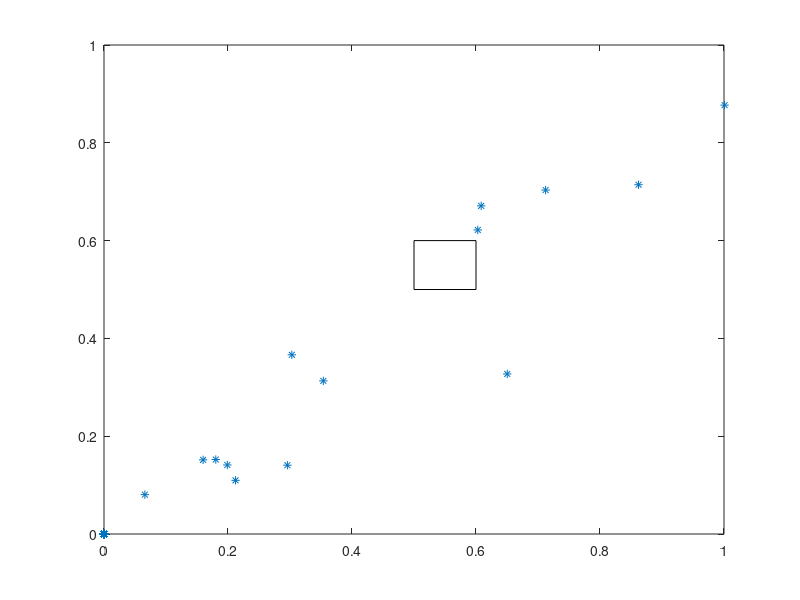

Write the MATLAB code that produced this figure.
clear all, clc;


Data.N=1000;
%% Agents
Data.number = (1:Data.N);
Data.coord=zeros(Data.N, 2);
Data.activ=zeros(Data.N,1) ;% active=0 not yet arrived, active=1 queueing, active=2 end 
Data.time=zeros(Data.N,1);

%Wall 

wall1 = [0.5 0.5];
wall2 = [0.5 0.6];
dmin = 0.05;
dist = [0.1 0.1];


startpoint= [0 ; 0];
endpoint= [1 ;1];
vektor=endpoint-startpoint;
dt=0.1;
tend=200;
e=0.1

for i=1:Data.N
Data.coord(i,1)=startpoint(1);
Data.coord(i,2)=startpoint(2);
end

loop=1;
for t=0:tend
    if loop <= Data.N
        Data.activ(loop)=1
    end
    
    for i=min(find(Data.activ==1)):min(find(Data.activ==1))+sum(Data.activ)-1
        Data.coord(i,1)=Data.coord(i,1)+vektor(1)*dt+0.1*rand(1);
        Data.coord(i,2)=Data.coord(i,2)+vektor(2)*dt+0.1*rand(1);
  
    if abs(Data.coord(i,1)-wall1(1)) < dmin || abs(Data.coord(i,2)-wall1(2)< dmin)
       Data.coord(i,1) = Data.coord(i,1) - dist(1);
       Data.coord(i,2) = Data.coord(i,2) - dist(2);
    end 
    
 
    end
    
    for i=1:Data.N
       if  Data.coord(i,1) >= endpoint(1) 
           Data.activ(i)=0;
       end
    end
    
   
    
    
    
   loop=loop+1
    t=t+dt
    
    
    
    pause(.3)
    plot(Data.coord(:,1),Data.coord(:,2),'*')
    rectangle('Position',[0.5 0.5 0.1 0.1])
    axis([startpoint(1) endpoint(1) startpoint(2) endpoint(2)])
end
 
    
    a=1
    if a==0
    Data.coordx(1)=Data.coordx(1)+dt*vektor(1);
    Data.coordy(1)=Data.coordy(1)+dt*vektor(2);
    Data.time(1)=t;
    
      
    if Data.coordx(1)==endpoint(1) && Data.coordy(1)==endpoint(2);
        Data.activ(1)=1;
    end
        
    
    t=t+dt;
    pause(0.1)
    
    plot(Data.coordx, Data.coordy,'*')
    rectangle('Position',[0.5 0.5 0.1 0.1]);
    axis([startpoint(1) endpoint(1) startpoint(2) endpoint(2)])
    end